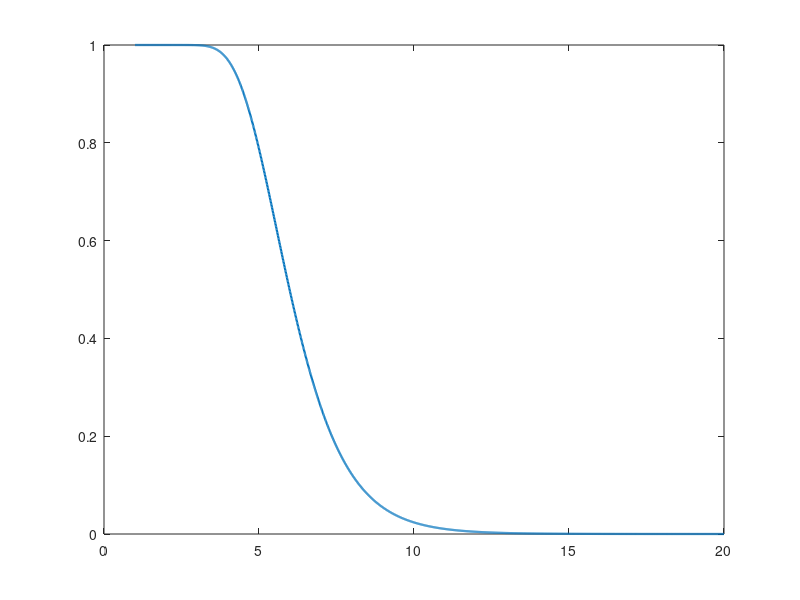

MATLAB code for this plot: (Note: this script raises an error after producing the figure.)
% last update: 2022/7/18

clc; clear; close all;

N = 256;
N_r = 60;

alpha_all = 1 : 0.01 : 20;
S_all = [5, 10, 15];
% S_all = 1;
length_alpha = length(alpha_all);
length_S = length(S_all);
Poe_alpha = zeros(length_alpha, length_S);

lw = 1.6;
fsz = 12;
msz = 10;

Poe_alphaS1 = zeros(length_alpha, 1);
for alpha_idx = 1 : length_alpha
    S = 1;
    k_seq = (1 : S)';
    alpha_set = alpha_all(alpha_idx);
    fun_Poe_alpha = @(Tvar) (N_r / alpha_set) * exp(N * log(1 - exp(- Tvar)) + ...
    (S * N_r - 1) * log(N_r * Tvar / alpha_set) - N_r * Tvar / alpha_set - sum(log(1 : (S * N_r - 1))));
    Poe_alphaS1(alpha_idx) = 1 - integral(fun_Poe_alpha, 0, Inf);
end

% .* (Tvar .^ k_seq ./ factorial(k_seq))
figure(1)
plot(alpha_all, Poe_alphaS1, 'Linewidth', lw, 'Markersize', msz);
hold on;

for S_idx = 1 : length(S_all)
    S = S_all(S_idx);
    k_seq = (1 : S)';
    for alpha_idx = 1 : length_alpha
        alpha_set = alpha_all(alpha_idx);
        fun_Poe_alpha = @(Tvar) (N_r / alpha_set) * exp(N * log(1 - exp(- Tvar) .* sum(Tvar .^ k_seq ./ factorial(k_seq))) + ...
        (S * N_r - 1) * log(N_r * Tvar / alpha_set) - N_r * Tvar / alpha_set - sum(log(1 : (S * N_r - 1))));
        Poe_alpha(alpha_idx, S_idx) = 1 - integral(fun_Poe_alpha, 0, Inf);
    end
end


plot(alpha_all, Poe_alpha, 'Linewidth', lw, 'Markersize', msz);
legend('S = 1', 'S = 5', 'S = 10', 'S = 15');
xlabel('$\alpha$', 'Interpreter', 'latex', 'Fontsize', fsz)
ylabel('$\bar{P}_{\rm oe}$', 'Interpreter', 'latex', 'Fontsize', fsz)
ylim([0 1])


Poe_all = 0.01 : 0.01 : 0.99;
length_Poe = length(Poe_all);
alpha_cal = zeros(length_Poe, 1);
S = 10;
for p_idx = 1 : length_Poe
    Poe = Poe_all(p_idx);
    alpha_cal(p_idx) = alpha_PoebyS(Poe, N, N_r, S);
end

figure(2);
plot(alpha_cal, Poe_all, 'Linewidth', lw, 'Markersize', msz)
hold on;
plot(alpha_all, Poe_alpha(:, 2), 'Linewidth', lw, 'Markersize', msz);


% S = 1;
% k_seq = (1 : S)';
% T_var = 1 : 1000;
% alpha_set = 12;
% ln_Poe_Tvar = N * log(1 - exp(- T_var) .* (T_var .^ k_seq ./ factorial(k_seq))) + ...
% (S * N_r - 1) * log(N_r * T_var / alpha_set) - N_r * T_var / alpha_set - sum(log(1 : (S * N_r - 1)));
%
% plot(T_var, ln_Poe_Tvar);
% sum(fun_Poe(T_var))










